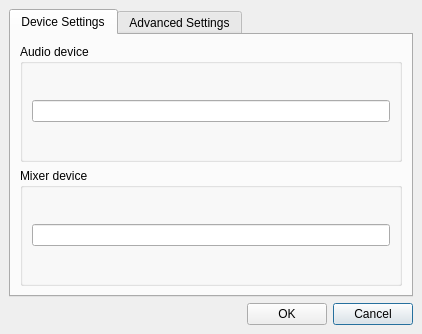
<ui version="4.0" >
 <class>SettingsDialog</class>
 <widget class="QDialog" name="SettingsDialog" >
  <property name="geometry" >
   <rect>
    <x>0</x>
    <y>0</y>
    <width>422</width>
    <height>334</height>
   </rect>
  </property>
  <property name="windowTitle" >
   <string>OSS Plugin Settings</string>
  </property>
  <layout class="QGridLayout" >
   <property name="leftMargin" >
    <number>9</number>
   </property>
   <property name="topMargin" >
    <number>9</number>
   </property>
   <property name="rightMargin" >
    <number>9</number>
   </property>
   <property name="bottomMargin" >
    <number>9</number>
   </property>
   <property name="horizontalSpacing" >
    <number>6</number>
   </property>
   <property name="verticalSpacing" >
    <number>6</number>
   </property>
   <item row="0" column="0" colspan="3" >
    <widget class="QTabWidget" name="tabWidget" >
     <property name="currentIndex" >
      <number>0</number>
     </property>
     <widget class="QWidget" name="tab" >
      <attribute name="title" >
       <string>Device Settings</string>
      </attribute>
      <layout class="QVBoxLayout" >
       <property name="spacing" >
        <number>6</number>
       </property>
       <property name="leftMargin" >
        <number>9</number>
       </property>
       <property name="topMargin" >
        <number>9</number>
       </property>
       <property name="rightMargin" >
        <number>9</number>
       </property>
       <property name="bottomMargin" >
        <number>9</number>
       </property>
       <item>
        <widget class="QGroupBox" name="groupBox" >
         <property name="title" >
          <string>Audio device</string>
         </property>
         <layout class="QVBoxLayout" >
          <item>
           <widget class="QLineEdit" name="lineEdit" >
            <property name="text" >
             <string/>
            </property>
           </widget>
          </item>
         </layout>
        </widget>
       </item>
       <item>
        <widget class="QGroupBox" name="groupBox_2" >
         <property name="title" >
          <string>Mixer device</string>
         </property>
         <layout class="QGridLayout" >
          <property name="leftMargin" >
           <number>9</number>
          </property>
          <property name="topMargin" >
           <number>9</number>
          </property>
          <property name="rightMargin" >
           <number>9</number>
          </property>
          <property name="bottomMargin" >
           <number>9</number>
          </property>
          <property name="horizontalSpacing" >
           <number>6</number>
          </property>
          <property name="verticalSpacing" >
           <number>6</number>
          </property>
          <item row="0" column="0" >
           <widget class="QLineEdit" name="lineEdit_2" >
            <property name="text" >
             <string/>
            </property>
           </widget>
          </item>
         </layout>
        </widget>
       </item>
      </layout>
     </widget>
     <widget class="QWidget" name="tab_2" >
      <attribute name="title" >
       <string>Advanced Settings</string>
      </attribute>
      <layout class="QVBoxLayout" >
       <property name="spacing" >
        <number>6</number>
       </property>
       <property name="leftMargin" >
        <number>9</number>
       </property>
       <property name="topMargin" >
        <number>9</number>
       </property>
       <property name="rightMargin" >
        <number>9</number>
       </property>
       <property name="bottomMargin" >
        <number>9</number>
       </property>
       <item>
        <widget class="QGroupBox" name="groupBox_3" >
         <property name="title" >
          <string>Soundcard</string>
         </property>
         <layout class="QGridLayout" >
          <property name="leftMargin" >
           <number>9</number>
          </property>
          <property name="topMargin" >
           <number>9</number>
          </property>
          <property name="rightMargin" >
           <number>9</number>
          </property>
          <property name="bottomMargin" >
           <number>9</number>
          </property>
          <property name="horizontalSpacing" >
           <number>6</number>
          </property>
          <property name="verticalSpacing" >
           <number>6</number>
          </property>
          <item row="3" column="1" >
           <spacer>
            <property name="orientation" >
             <enum>Qt::Vertical</enum>
            </property>
            <property name="sizeHint" >
             <size>
              <width>20</width>
              <height>111</height>
             </size>
            </property>
           </spacer>
          </item>
          <item row="0" column="2" >
           <spacer>
            <property name="orientation" >
             <enum>Qt::Horizontal</enum>
            </property>
            <property name="sizeHint" >
             <size>
              <width>188</width>
              <height>20</height>
             </size>
            </property>
           </spacer>
          </item>
          <item row="1" column="1" >
           <widget class="QSpinBox" name="periodSpinBox" >
            <property name="minimum" >
             <number>20</number>
            </property>
            <property name="maximum" >
             <number>5000</number>
            </property>
            <property name="value" >
             <number>100</number>
            </property>
           </widget>
          </item>
          <item row="0" column="1" >
           <widget class="QSpinBox" name="bufferSpinBox" >
            <property name="minimum" >
             <number>200</number>
            </property>
            <property name="maximum" >
             <number>10000</number>
            </property>
            <property name="value" >
             <number>500</number>
            </property>
           </widget>
          </item>
          <item row="0" column="0" >
           <widget class="QLabel" name="label" >
            <property name="text" >
             <string>Buffer time (ms):</string>
            </property>
            <property name="alignment" >
             <set>Qt::AlignRight|Qt::AlignTrailing|Qt::AlignVCenter</set>
            </property>
           </widget>
          </item>
          <item row="1" column="0" >
           <widget class="QLabel" name="label_2" >
            <property name="text" >
             <string>Period time (ms):</string>
            </property>
            <property name="alignment" >
             <set>Qt::AlignRight|Qt::AlignTrailing|Qt::AlignVCenter</set>
            </property>
           </widget>
          </item>
          <item row="1" column="2" >
           <spacer>
            <property name="orientation" >
             <enum>Qt::Horizontal</enum>
            </property>
            <property name="sizeHint" >
             <size>
              <width>188</width>
              <height>20</height>
             </size>
            </property>
           </spacer>
          </item>
          <item row="2" column="1" >
           <widget class="QCheckBox" name="checkBox" >
            <property name="text" >
             <string/>
            </property>
           </widget>
          </item>
          <item row="2" column="0" >
           <widget class="QLabel" name="label_3" >
            <property name="text" >
             <string>PCM over Master</string>
            </property>
           </widget>
          </item>
         </layout>
        </widget>
       </item>
      </layout>
     </widget>
    </widget>
   </item>
   <item row="1" column="0" >
    <spacer>
     <property name="orientation" >
      <enum>Qt::Horizontal</enum>
     </property>
     <property name="sizeHint" >
      <size>
       <width>191</width>
       <height>20</height>
      </size>
     </property>
    </spacer>
   </item>
   <item row="1" column="2" >
    <widget class="QPushButton" name="cancelButton" >
     <property name="text" >
      <string>Cancel</string>
     </property>
    </widget>
   </item>
   <item row="1" column="1" >
    <widget class="QPushButton" name="okButton" >
     <property name="text" >
      <string>OK</string>
     </property>
    </widget>
   </item>
  </layout>
 </widget>
 <resources/>
 <connections>
  <connection>
   <sender>cancelButton</sender>
   <signal>clicked()</signal>
   <receiver>SettingsDialog</receiver>
   <slot>reject()</slot>
   <hints>
    <hint type="sourcelabel" >
     <x>338</x>
     <y>283</y>
    </hint>
    <hint type="destinationlabel" >
     <x>164</x>
     <y>294</y>
    </hint>
   </hints>
  </connection>
 </connections>
</ui>
